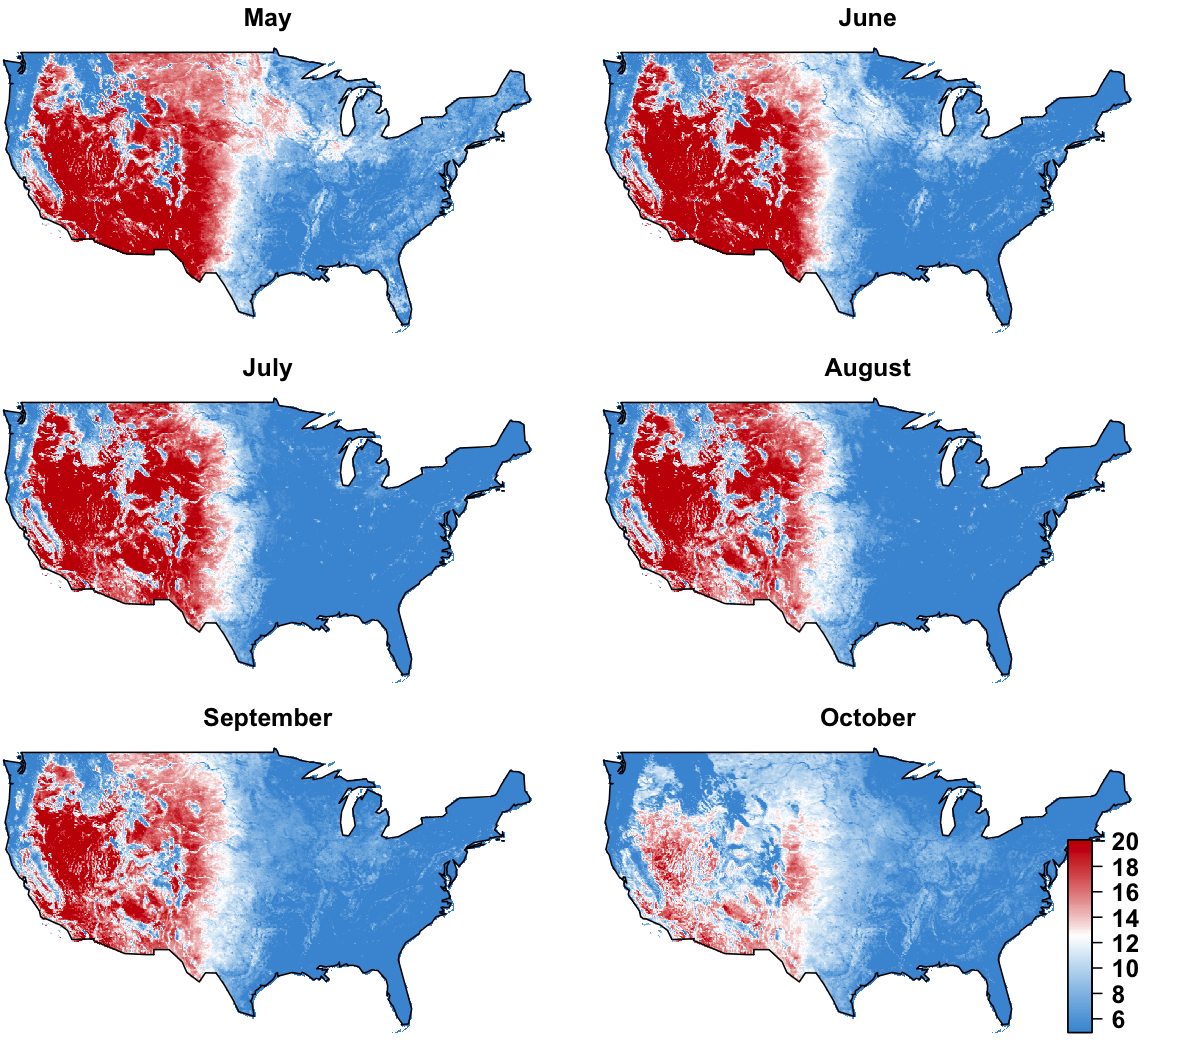

Generate this figure with R:
source('transAuxFuncs.R')
r <- sapply(dir('~/Box Sync/Home Folder/Private/DT/4K/NORM//', recursive = T, full.names = T), raster)
rng <- c(5,20)
# colList <- rev(colList.FunAndTropical)
# colList <- colList.Ideas4Homes
# colList <- colList.WarmAndRustic[c(2,4,1)]
colList <- c('#4897D8', '#ffffff','#C60000')

png('figures/transFluxFig.dT.Monthly.USA.png', width = 8, height = 7, res = 150,  units = 'in')
par(mar=c(0,0,1,0), oma=c(0,0,0,0))
plotMonthlySpatial(r[5:10], colList = colList, showContour = F,rng = rng,
                   cexLegend = 1.5, arrangeMat = c(3,2), sameRange = T,
                   legendPos= c(.78, .82, .05, .6),
                   lables = month.name[5:10])
dev.off()


r <- rMean(r[6:9])
r [r< rng[1]] <- rng[1]
r [r> rng[2]] <- rng[2]
png('figures/transFluxFig.dT.Summer.USA.png', width = 8, height = 5, res = 300,  units = 'in')
par(mar=c(3,3,3,1))
plot(r, 
     # xlim=c(-90.5,-74.5), ylim=c(25,40), 
     zlim=rng, #breaks=bks,
     col=colorRampPalette(colList)(100))
map('usa', add = T)
plot(physio, add=T)
mtext(expression(paste('Thermal stress (∆T) across USA')), font=2, line = 1, cex=1.5)
dev.off()